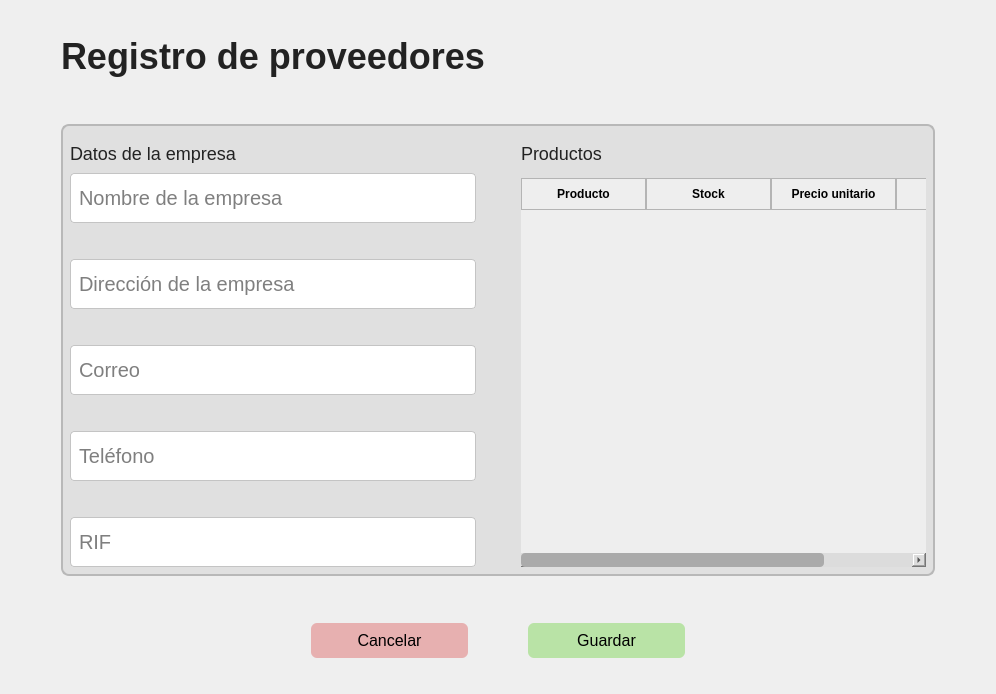
<?xml version="1.0" encoding="UTF-8"?>
<ui version="4.0">
 <class>Form</class>
 <widget class="QWidget" name="Form">
  <property name="geometry">
   <rect>
    <x>0</x>
    <y>0</y>
    <width>996</width>
    <height>694</height>
   </rect>
  </property>
  <property name="windowTitle">
   <string>Form</string>
  </property>
  <property name="styleSheet">
   <string notr="true">#mainWindow {
	font-family: Arial;
}

QLabel {
    font-size: 18px;
    color: #222;
}

#labelAdd{
	font-size:24px;
}

#menu {
    background: #eee;
    border-bottom: 1.5px solid #bdbdbd;
}

#menu QLabel {
    font-size: 16px;
    color: #222;
}

#menu QWidget:hover {
    background: #e0e0e0;
}

#menu QWidget[active=&quot;true&quot;] {
    background: #ffffff;
    border-bottom: 3px solid #487c7e;
}

#menu QWidget[active=&quot;true&quot;] QLabel {
    font-weight: bold;
}

#menu QWidget {
    border-right: 1px solid #bdbdbd;
    border-left: 1px solid #bdbdbd;

}

QLineEdit {
    background: white;
    border-radius: 4px;
    padding: 6px;
    border: 1px solid #c4c4c4;
    font-size: 20px;
}

QLineEdit:focus {
    border: 1px solid #487c7e;
}

QLabel#labelTituloProveedores{
    font-size: 36px;
    font-weight: 600;
    color: #222;
}

QPushButton#btnAdd {
    background: transparent;
    font-size: 36px;
    color: #222;
    border: none;
}
QPushButton#btnAdd:hover {
    color: #444;
}

QToolButton {
    background: transparent;
    border: none;
}
QToolButton:hover {
    background: #dcdcdc;
    border-radius: 4px;
}

QPushButton#btnBack {
    background: transparent;
    border: none;
    font-size: 36px;
    color: #222;
}
QPushButton#btnBack:hover {
    color: #555;
}


QTableWidget {
    background: #eee;
    gridline-color: transparent;
    border-radius: 8px;
    font-size: 14px;
    color: #222;
}

QHeaderView::section {
    background: #eee;
    padding: 6px 4px;
    font-weight: bold;
    border: 1px solid #b4b4b4;
}

QTableWidget::item {
    padding: 6px;
}

QTableWidget::item:selected {
    background: #c6d3d6;
    color: #000;
}

QScrollBar:vertical,
QScrollBar:horizontal {
    background: #dcdcdc;
    border-radius: 4px;
}

QScrollBar::handle {
    background: #aaaaaa;
    border-radius: 4px;
}
QScrollBar::handle:hover {
    background: #888888;
}

#tablaContenedor {
    background: #7835ff;
    border-radius: 10px;
    padding: 8px;
}

QPushButton#btnAddProducto,
QPushButton#btnRemoveProducto {
    background: transparent;
    border: none;
    font-size: 22px;
    font-weight: bold;
}

QPushButton#btnAddProducto:hover,
QPushButton#btnRemoveProducto:hover {
    color: #487c7e;
}

QPushButton#btnCancelar {
    background: #e7b0b0;
    border: none;
    border-radius: 6px;
    padding: 8px 26px;
    font-size: 16px;
}

QPushButton#btnCancelar:hover {
    background: #d59a9a;
}

QPushButton#btnGuardar {
    background: #b9e3a6;
    border: none;
    border-radius: 6px;
    padding: 8px 26px;
    font-size: 16px;
}

QPushButton#btnGuardar:hover {
    background: #a3d68c;
}

#panelRegistro {
    background: #e0e0e0;
    border-radius: 8px;
	border: 1.5px solid #b8b8b8;
    padding: 16px;
}
</string>
  </property>
  <layout class="QHBoxLayout" name="horizontalLayout_3">
   <item>
    <layout class="QVBoxLayout" name="verticalLayout" stretch="0">
     <item>
      <layout class="QVBoxLayout" name="verticalLayout_2" stretch="1,1,10,1,1">
       <property name="leftMargin">
        <number>50</number>
       </property>
       <property name="topMargin">
        <number>25</number>
       </property>
       <property name="rightMargin">
        <number>50</number>
       </property>
       <property name="bottomMargin">
        <number>25</number>
       </property>
       <item>
        <layout class="QHBoxLayout" name="horizontalLayout_2" stretch="3">
         <item>
          <widget class="QLabel" name="labelTituloProveedores">
           <property name="text">
            <string>Registro de proveedores</string>
           </property>
          </widget>
         </item>
        </layout>
       </item>
       <item>
        <spacer name="verticalSpacer_2">
         <property name="orientation">
          <enum>Qt::Vertical</enum>
         </property>
         <property name="sizeHint" stdset="0">
          <size>
           <width>20</width>
           <height>40</height>
          </size>
         </property>
        </spacer>
       </item>
       <item>
        <widget class="QWidget" name="panelRegistro" native="true">
         <layout class="QHBoxLayout" name="horizontalLayout_4">
          <property name="spacing">
           <number>45</number>
          </property>
          <item>
           <layout class="QVBoxLayout" name="verticalLayout_4" stretch="0,1,0,100">
            <property name="spacing">
             <number>0</number>
            </property>
            <item>
             <spacer name="verticalSpacer_6">
              <property name="orientation">
               <enum>Qt::Vertical</enum>
              </property>
              <property name="sizeType">
               <enum>QSizePolicy::Minimum</enum>
              </property>
              <property name="sizeHint" stdset="0">
               <size>
                <width>20</width>
                <height>10</height>
               </size>
              </property>
             </spacer>
            </item>
            <item>
             <widget class="QLabel" name="labelDatos">
              <property name="sizePolicy">
               <sizepolicy hsizetype="Preferred" vsizetype="Minimum">
                <horstretch>0</horstretch>
                <verstretch>0</verstretch>
               </sizepolicy>
              </property>
              <property name="maximumSize">
               <size>
                <width>16777215</width>
                <height>20</height>
               </size>
              </property>
              <property name="text">
               <string>Datos de la empresa</string>
              </property>
             </widget>
            </item>
            <item>
             <spacer name="verticalSpacer_3">
              <property name="orientation">
               <enum>Qt::Vertical</enum>
              </property>
              <property name="sizeType">
               <enum>QSizePolicy::Minimum</enum>
              </property>
              <property name="sizeHint" stdset="0">
               <size>
                <width>20</width>
                <height>10</height>
               </size>
              </property>
             </spacer>
            </item>
            <item>
             <layout class="QVBoxLayout" name="verticalLayout_5" stretch="1,1,1,1,100">
              <property name="spacing">
               <number>36</number>
              </property>
              <item>
               <widget class="QLineEdit" name="lineEditNameEmpresa">
                <property name="sizePolicy">
                 <sizepolicy hsizetype="Expanding" vsizetype="Fixed">
                  <horstretch>0</horstretch>
                  <verstretch>0</verstretch>
                 </sizepolicy>
                </property>
                <property name="minimumSize">
                 <size>
                  <width>0</width>
                  <height>50</height>
                 </size>
                </property>
                <property name="placeholderText">
                 <string>Nombre de la empresa</string>
                </property>
               </widget>
              </item>
              <item>
               <widget class="QLineEdit" name="lineEditDireccionEmpresa">
                <property name="sizePolicy">
                 <sizepolicy hsizetype="Expanding" vsizetype="Fixed">
                  <horstretch>0</horstretch>
                  <verstretch>0</verstretch>
                 </sizepolicy>
                </property>
                <property name="minimumSize">
                 <size>
                  <width>0</width>
                  <height>50</height>
                 </size>
                </property>
                <property name="placeholderText">
                 <string>Dirección de la empresa</string>
                </property>
               </widget>
              </item>
              <item>
               <widget class="QLineEdit" name="lineEditCorreoEmpresa">
                <property name="sizePolicy">
                 <sizepolicy hsizetype="Expanding" vsizetype="Fixed">
                  <horstretch>0</horstretch>
                  <verstretch>0</verstretch>
                 </sizepolicy>
                </property>
                <property name="minimumSize">
                 <size>
                  <width>0</width>
                  <height>50</height>
                 </size>
                </property>
                <property name="placeholderText">
                 <string>Correo</string>
                </property>
               </widget>
              </item>
              <item>
               <widget class="QLineEdit" name="lineEditTelefonoEmpresa">
                <property name="sizePolicy">
                 <sizepolicy hsizetype="Expanding" vsizetype="Fixed">
                  <horstretch>0</horstretch>
                  <verstretch>0</verstretch>
                 </sizepolicy>
                </property>
                <property name="minimumSize">
                 <size>
                  <width>0</width>
                  <height>50</height>
                 </size>
                </property>
                <property name="placeholderText">
                 <string>Teléfono</string>
                </property>
               </widget>
              </item>
              <item>
               <widget class="QLineEdit" name="lineEditRIFEmpresa">
                <property name="sizePolicy">
                 <sizepolicy hsizetype="Expanding" vsizetype="Fixed">
                  <horstretch>0</horstretch>
                  <verstretch>0</verstretch>
                 </sizepolicy>
                </property>
                <property name="minimumSize">
                 <size>
                  <width>0</width>
                  <height>50</height>
                 </size>
                </property>
                <property name="placeholderText">
                 <string>RIF</string>
                </property>
               </widget>
              </item>
             </layout>
            </item>
           </layout>
          </item>
          <item>
           <layout class="QVBoxLayout" name="verticalLayout_3" stretch="1,1,1,1,100">
            <property name="spacing">
             <number>0</number>
            </property>
            <item>
             <spacer name="verticalSpacer_7">
              <property name="orientation">
               <enum>Qt::Vertical</enum>
              </property>
              <property name="sizeType">
               <enum>QSizePolicy::Minimum</enum>
              </property>
              <property name="sizeHint" stdset="0">
               <size>
                <width>20</width>
                <height>10</height>
               </size>
              </property>
             </spacer>
            </item>
            <item>
             <widget class="QLabel" name="labelProductos">
              <property name="text">
               <string>Productos</string>
              </property>
             </widget>
            </item>
            <item>
             <spacer name="verticalSpacer_4">
              <property name="orientation">
               <enum>Qt::Vertical</enum>
              </property>
              <property name="sizeType">
               <enum>QSizePolicy::Minimum</enum>
              </property>
              <property name="sizeHint" stdset="0">
               <size>
                <width>20</width>
                <height>10</height>
               </size>
              </property>
             </spacer>
            </item>
            <item>
             <spacer name="verticalSpacer_5">
              <property name="orientation">
               <enum>Qt::Vertical</enum>
              </property>
              <property name="sizeHint" stdset="0">
               <size>
                <width>20</width>
                <height>40</height>
               </size>
              </property>
             </spacer>
            </item>
            <item>
             <layout class="QVBoxLayout" name="verticalLayout_6">
              <item>
               <widget class="QTableWidget" name="tableProducto">
                <property name="minimumSize">
                 <size>
                  <width>0</width>
                  <height>350</height>
                 </size>
                </property>
                <attribute name="horizontalHeaderMinimumSectionSize">
                 <number>50</number>
                </attribute>
                <attribute name="horizontalHeaderDefaultSectionSize">
                 <number>125</number>
                </attribute>
                <attribute name="horizontalHeaderStretchLastSection">
                 <bool>true</bool>
                </attribute>
                <attribute name="verticalHeaderDefaultSectionSize">
                 <number>30</number>
                </attribute>
                <column>
                 <property name="text">
                  <string>Producto</string>
                 </property>
                </column>
                <column>
                 <property name="text">
                  <string>Stock</string>
                 </property>
                </column>
                <column>
                 <property name="text">
                  <string>Precio unitario</string>
                 </property>
                </column>
                <column>
                 <property name="text">
                  <string>Borrar</string>
                 </property>
                </column>
               </widget>
              </item>
             </layout>
            </item>
           </layout>
          </item>
         </layout>
        </widget>
       </item>
       <item>
        <spacer name="verticalSpacer">
         <property name="orientation">
          <enum>Qt::Vertical</enum>
         </property>
         <property name="sizeHint" stdset="0">
          <size>
           <width>20</width>
           <height>40</height>
          </size>
         </property>
        </spacer>
       </item>
       <item>
        <layout class="QHBoxLayout" name="horizontalLayout_5">
         <property name="spacing">
          <number>60</number>
         </property>
         <property name="leftMargin">
          <number>250</number>
         </property>
         <property name="rightMargin">
          <number>250</number>
         </property>
         <property name="bottomMargin">
          <number>0</number>
         </property>
         <item>
          <widget class="QPushButton" name="btnCancelar">
           <property name="text">
            <string>Cancelar</string>
           </property>
          </widget>
         </item>
         <item>
          <widget class="QPushButton" name="btnGuardar">
           <property name="text">
            <string>Guardar</string>
           </property>
          </widget>
         </item>
        </layout>
       </item>
      </layout>
     </item>
    </layout>
   </item>
  </layout>
 </widget>
 <resources/>
 <connections/>
</ui>
